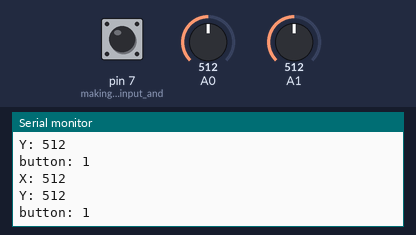
The sketch below on a simulated Arduino Uno, built with avr-gcc and run on an emulated ATmega328P. Parts: the last lines printed to the serial monitor. Inputs (shaded band) come from the test bench; at power-on: A0 = 512, A1 = 512, pin 7 (making_pin_7_as_input_and) HIGH.

Above: at 1.8 s.
1.9 s: A0 set to 716
At 2.8 s:
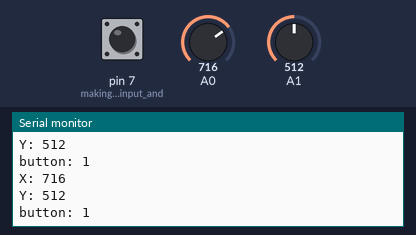
3.4 s: A1 set to 716
At 4.7 s:
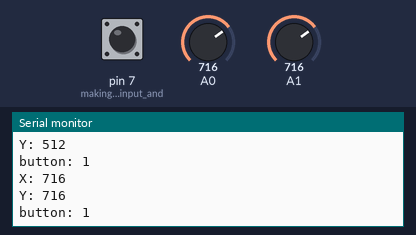
4.9 s: pin 7 (making_pin_7_as_input_and) pulled LOW for 1.2 s
At 5.5 s:
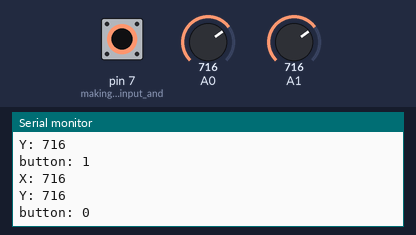
7.6 s: A0 set to 900
At 8.8 s:
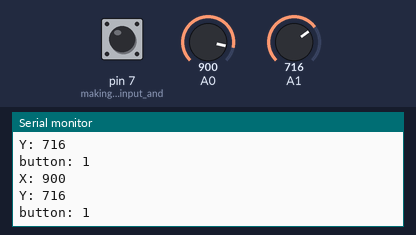
9.1 s: A1 set to 900
At 10.7 s:
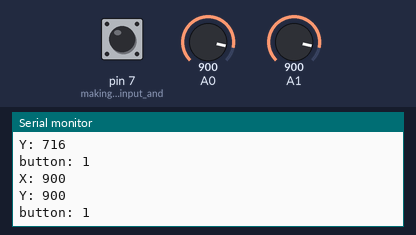
Timing chart, 0 to 11.6 s (numbered marks = the images above; inputs shaded):
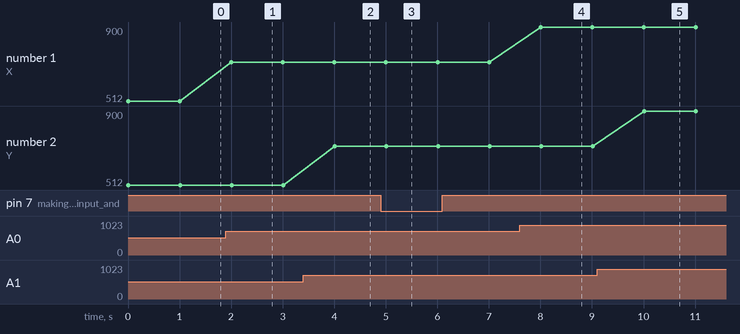

Measured:
- after the input at 1.9 s, the serial monitor: prints a new line after 0.10 s (image 1)
- after the input at 3.4 s, the serial monitor: prints a new line after 0.61 s (image 2)
- after the input at 4.9 s, the serial monitor: prints a new line after 0.12 s (image 3)
- after the input at 7.6 s, the serial monitor: prints a new line after 0.41 s (image 4)
- after the input at 9.1 s, the serial monitor: prints a new line after 0.92 s (image 5)
- plotted number 1: 512 → 716 after the input at 1.9 s, 716 → 900 after the input at 7.6 s

The sketch:

joystick_KY023.ino
```cpp
void setup() {
  pinMode(7, INPUT_PULLUP);//making pin 7 as input and enabling internal pull up resistor
  Serial.begin(9600);
}

void loop() {
  //reading values
  int xvalue = analogRead(A0);
  int yvalue = analogRead(A1);
  int button = digitalRead(7);

  //logging them to serial monitor
  Serial.print("X: ");
  Serial.println(xvalue);
  Serial.print("Y: ");
  Serial.println(yvalue);
  Serial.print("button: ");
  Serial.println(button);
  Serial.println("");

  //delay
  delay(1000);
}
```
